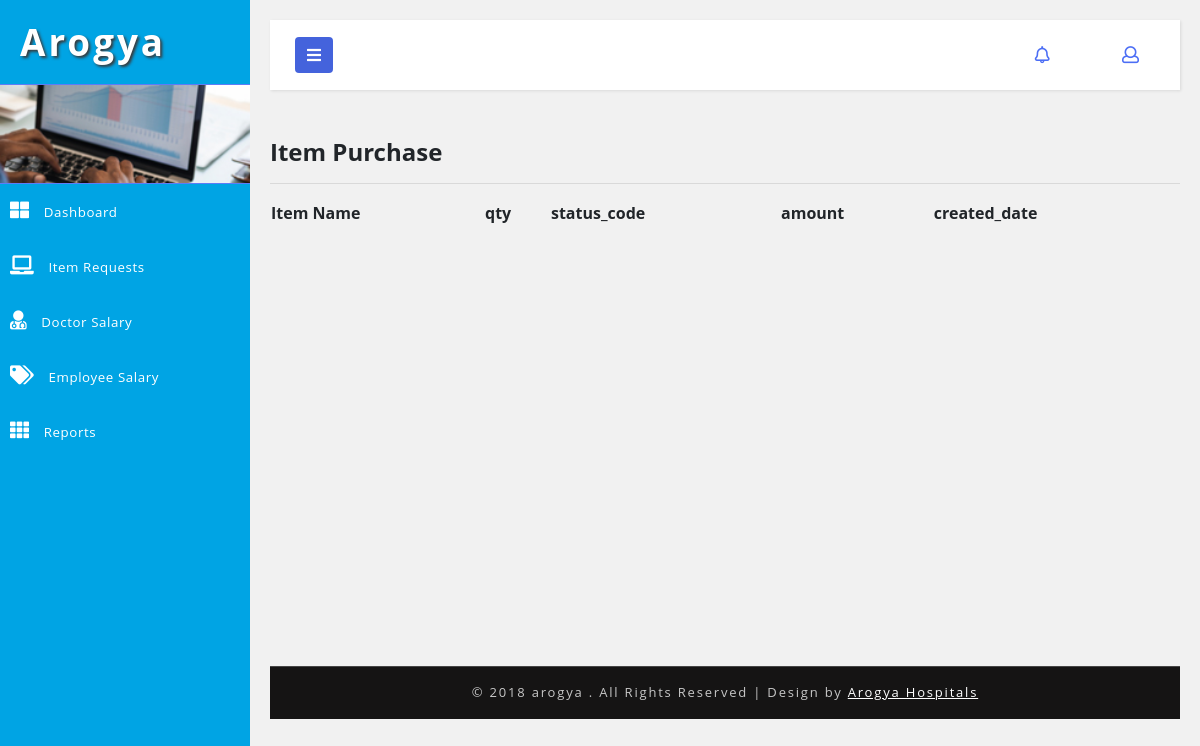
The app's page /accountant/item_purchase_request.php, older data.
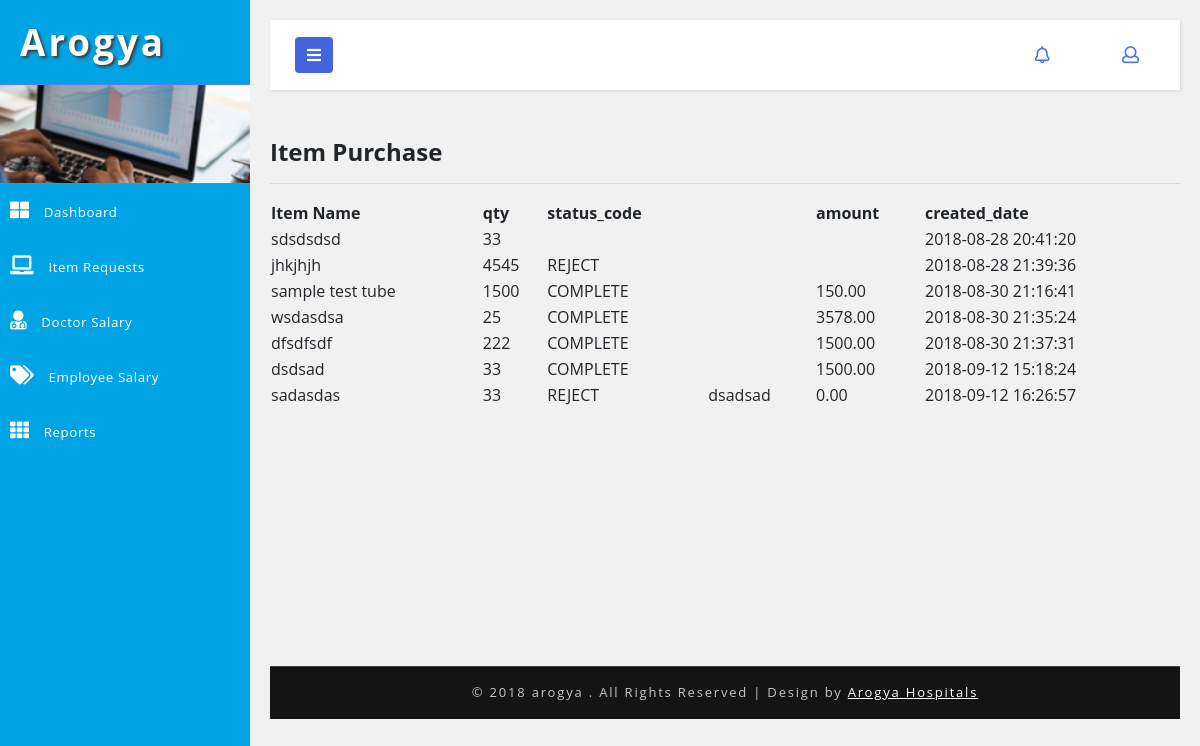
The same page, newer data.
### tables this page shows
CREATE TABLE `hms_purchase` (
  `id` int(5) NOT NULL AUTO_INCREMENT,
  `purchasing_item` varchar(50) DEFAULT NULL,
  `qty` int(5) DEFAULT NULL,
  `status_code` varchar(20) DEFAULT 'PENDING',
  `updated_by` int(5) DEFAULT NULL,
  `created_date` timestamp NOT NULL DEFAULT CURRENT_TIMESTAMP,
  `created_user` int(5) DEFAULT NULL,
  `amount` double(10,2) DEFAULT '0.00',
  `comment` varchar(50) DEFAULT NULL,
  PRIMARY KEY (`id`)
);

### DB.php (called while the page is built, shortened)
<?php
function getDBConnection() {
    $servername = "localhost";
    $username = "root";
    $password = "123";
    $db = "hmsdb";
    $conn = mysqli_connect($servername, $username, $password, $db);
    if (!$conn) {
        die("Connection failed: " . mysqli_connect_error());
    } else {
        return $conn;
    }
}
function getData($sql) {
    $conn = getDBConnection();
    $result = mysqli_query($conn, $sql);
    if (mysqli_num_rows($result) > 0) {
        return $result;
    } else {
        return FALSE;
    }
}
?>

### accountant/item_purchase_request.php (the view, shortened to what this page needs)
<?php
include '../DB.php';
?>
<!DOCTYPE html>
<html lang="en">
    <head>
        <link rel="stylesheet" href="https://maxcdn.bootstrapcdn.com/font-awesome/4.7.0/css/font-awesome.min.css">
        <link href="../css/bootstrap.css" rel="stylesheet" type="text/css" media="all" />
        <link href="../css/style.css" rel="stylesheet" type="text/css" media="all" />
        <link rel="stylesheet" href="../css/style4.css">
        <link href="../css/fontawesome-all.css" rel="stylesheet">
    </head>
    <body>
        <div class="wrapper">
            <nav id="sidebar">
                <div class="sidebar-header">
                    <h1>
                        <a href="#">Arogya</a>
                    </h1>
                </div>
                <div class="profile-bg"></div>
                <?php
                include_once '../_tree_accountant.php';
                ?>
            </nav>
            <div id="content">
                <?php include_once '../_top_bar.php'; ?>
                <div class="blank-page-content">
                    <h4>Item Purchase</h4>
                    <hr>
                    <table id="example" class="display" cellspacing="0" width="100%">
                        <thead>
                            <tr>
                                <th>Item Name</th>
                                <th>qty</th>
                                <th>status_code</th>
                                <th></th>
                                <th>amount</th>
                                <th>created_date</th>
                            </tr>
                        </thead>
                        <tbody>
                            <?php
                            $sql = "select * from hms_purchase";
                            $data = getData($sql);
                            if ($data != null) {
                                foreach ($data as $value) {
                                    ?>
                                    <tr>
                                        <td><?= $value['purchasing_item'] ?></td>
                                        <td><?= $value['qty'] ?></td>
                                        <td><?= $value['status_code'] ?></td>
                                        <td><?php if ($value['status_code'] == 'PENDING') {
                                        ?>
                                                <form action="item_purchase_request.php" method="post">
                                                    <input type="text" name="amount" required="" placeholder="amount" />
                                                    <input type="hidden" name="id" value="<?= $value['id'] ?>" />
                                                    <input type="submit" name="btnAccept" class="btn-sm btn-success" />
                                                </form>
                                                <form action="item_purchase_request.php" method="post">
                                                    <input type="hidden" name="id" value="<?= $value['id'] ?>" />
                                                    <input type="text" name="comment" required="" placeholder="Reject Reson" />
                                                    <input type="submit" name="btnReject" class="btn-sm btn-danger" />
                                                </form>
                                                <?php
                                            }else{
                                                echo $value['comment'];
                                            }
                                            ?></td>
                                        <td><?= $value['amount'] ?></td>
                                        <td><?= $value['created_date'] ?></td>
                                    </tr>
                                    <?php
                                }
                            }
                            ?>
                        </tbody>
                    </table>
                    <link href="css/jquery.dataTables.min.css" rel="stylesheet" type="text/css"/>
                </div>
                <?php include '../_footer.php'; ?>
            </div>
        </div>
        <link href="../css/jquery.dataTables.min.css" rel="stylesheet" type="text/css"/>
    </body>
</html>

Row changes from the older to the newer data that the page shows:
added hms_purchase: purchasing_item "sdsdsdsd", qty "33", created_date "2018-08-28 20:41:20"
added hms_purchase: purchasing_item "jhkjhjh", qty "4545", status_code "REJECT", created_date "2018-08-28 21:39:36"
added hms_purchase: purchasing_item "sample test tube", qty "1500", status_code "COMPLETE", amount "150.00", created_date "2018-08-30 21:16:41"
added hms_purchase: purchasing_item "wsdasdsa", qty "25", status_code "COMPLETE", amount "3578.00", created_date "2018-08-30 21:35:24"
added hms_purchase: purchasing_item "dfsdfsdf", qty "222", status_code "COMPLETE", amount "1500.00", created_date "2018-08-30 21:37:31"
added hms_purchase: purchasing_item "dsdsad", qty "33", status_code "COMPLETE", amount "1500.00", created_date "2018-09-12 15:18:24"
added hms_purchase: purchasing_item "sadasdas", qty "33", status_code "REJECT", comment "dsadsad", amount "0.00", created_date "2018-09-12 16:26:57"
